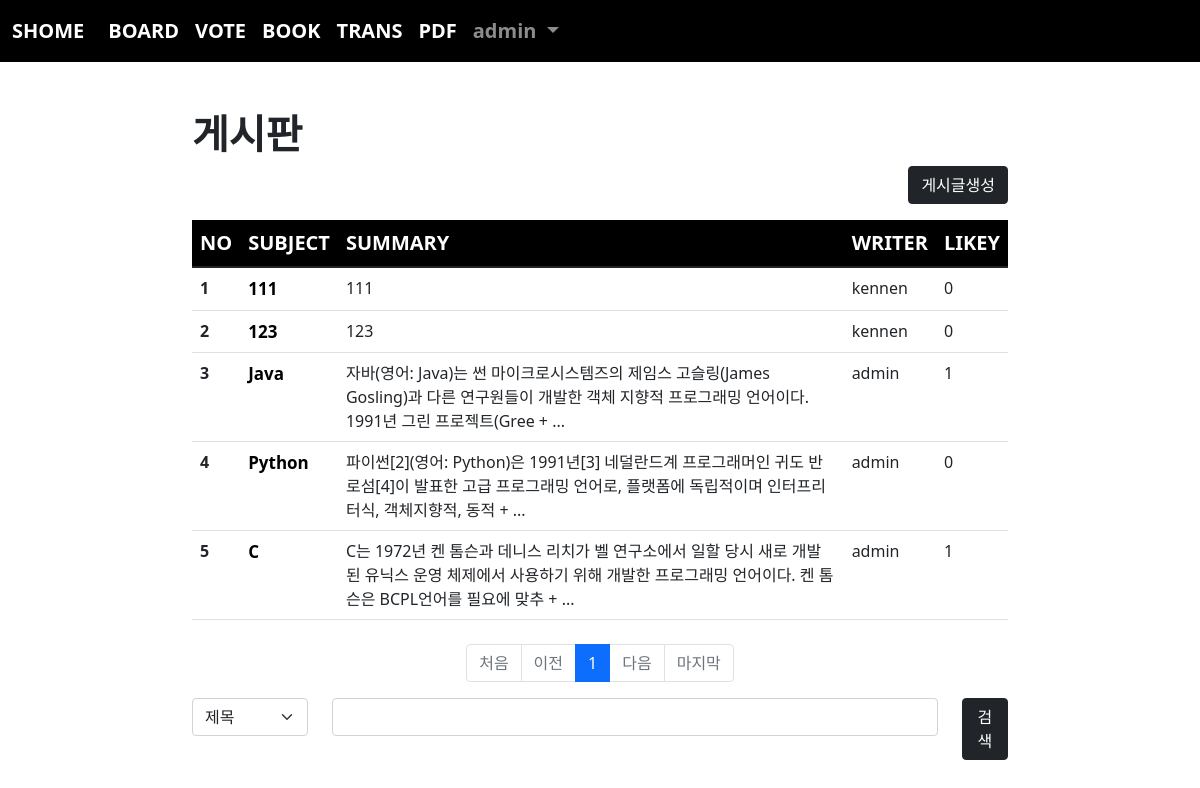
Page /board/index/ (signed in) on the committed database.
### acc/models.py (models this page shows, shortened)
class User(AbstractUser):
    comment = models.TextField()
    point = models.IntegerField(default=0)
    age = models.IntegerField(default=0)
    pic = models.ImageField(upload_to="user/%y/%m")

### board/models.py (models this page shows, shortened)
class Board(models.Model):
    subject = models.CharField(max_length=100)
    writer = models.ForeignKey(User, on_delete=models.CASCADE, related_name="writer")
    content = models.TextField()
    likey = models.ManyToManyField(User, blank=True, related_name="likey")
    pubdate = models.DateTimeField()
    def summary(self):
        if len(self.content) > 100:
            return f"{self.content[:100]} + ... "
        return self.content

### board/views.py (the view)
# urls.py: path('index/', views.index, name="index"),
def index(request):
    pg = request.GET.get("page", 10)
    cate = request.GET.get("cate", "")
    kw = request.GET.get("kw", "")
    if kw:
        if cate == "sub":
            b = Board.objects.filter(subject__startswith=kw)
        elif cate == "wri":
            from acc.models import User
            try:
                u = User.objects.get(username=kw)
                b = Board.objects.filter(writer=u)
            except:
                b = Board.objects.none()
        elif cate == "con":
            b = Board.objects.filter(content__contains=kw)
        else:
            b = Board.objects.all()
    else:
        b = Board.objects.all()
    b = b.order_by("-pubdate")
    pag = Paginator(b, 10)
    obj = pag.get_page(pg)
    context = {
        "bset": obj,
        "cate": cate,
        "kw":kw
    }
    return render(request, "board/index.html", context)

### templates/board/index.html (shortened to what this page needs)
{% extends 'base.html' %}
{% block con %}
    <div class="container mt-5" style="width:70%">
        <h1><b>게시판</b></h1>
        <div class="text-end">
            <a href="{% url 'board:create' %}" class="btn btn-dark">게시글생성</a>
        </div>
        <table class="table mt-3 table-hover">
            <thead style="background-color: black; color:white; font-size: 20px;">
                <tr>
                    <th scope="col">NO</th>
                    <th scope="col">SUBJECT</th>
                    <th scope="col">SUMMARY</th>
                    <th scope="col">WRITER</th>
                    <th scope="col">LIKEY</th>
                </tr>
            </thead>
            <tbody>
                {% if bset %}
                    {% for i in bset %}
                        <tr>
                            <th scope="row">{{ forloop.counter }}</th>
                            <td><a class="sub" href="{% url 'board:detail' i.id %}">{{ i.subject }}</a></td>
                            <td>{{ i.summary }}</td>
                            <td>{{ i.writer.username }}</td>
                            <td>{{ i.likey.all.count }}</td>
                        </tr>
                    {% endfor %}
                {% endif %}
            </tbody>
        </table>
        <nav aria-label="Page navigation example" class="mt-4">
            <ul class="pagination justify-content-center">
                {% if bset.has_previous %}
                    <li class="page-item"><a class="page-link" href="{% url 'board:index' %}?page=1&cate={{cate}}&kw={{kw}}">처음</a></li>
                    <li class="page-item"><a class="page-link" href="{% url 'board:index' %}?page={{ bset.previous_page_number }}&cate={{cate}}&kw={{kw}}">이전</a></li>
                {% else %}
                    <li class="page-item disabled"><a class="page-link">처음</a></li>
                    <li class="page-item disabled"><a class="page-link">이전</a></li>
                {% endif %}
                {% for i in bset.paginator.page_range %}
                    {% if i >= bset.number|add:-5 and bset.number|add:4 >= i %}
                        <li class="page-item {% if bset.number == i %}active{% endif %}"><a class="page-link" href="{% url 'board:index' %}?page={{i}}&cate={{cate}}&kw={{kw}}">{{i}}</a></li>
                    {% endif %}
                {% endfor %}
                {% if bset.has_next %}
                    <li class="page-item"><a class="page-link" href="{% url 'board:index' %}?page={{ bset.next_page_number }}&cate={{cate}}&kw={{kw}}">다음</a></li>
                    <li class="page-item"><a class="page-link" href="{% url 'board:index' %}?page={{ bset.paginator.num_pages }}&cate={{cate}}&kw={{kw}}">마지막</a></li>
                {% else %}
                    <li class="page-item disabled"><a class="page-link">다음</a></li>
                    <li class="page-item disabled"><a class="page-link">마지막</a></li>
                {% endif %}
            </ul>
        </nav>
        <form>
            <div class="row mt-3 mb-5">
                <div class="col-lg-2">
                    <select class="form-select" name="cate" aria-label="Default select example">
                        <option value="sub" {% if cate == 'sub' %}selected{% endif %}>제목</option>
                    </select>
                </div>
                <div class="col-lg-9">
                    <input type="text" value="{{kw}}" name="kw" class="form-control">
                </div>
                <div class="col-lg-1">
                    <button class="btn btn-dark">검색</button>
                </div>
            </div>
        </form>
    </div>
{% endblock %}

### templates/base.html (shortened to what this page needs)
<!doctype html>
<html lang="en">
    <head>
        <link href="https://cdn.jsdelivr.net/npm/bootstrap@5.1.3/dist/css/bootstrap.min.css" rel="stylesheet">
    </head>
    <body>
        {% if user.is_authenticated %}
            <nav class="navbar navbar-expand-lg navbar-dark" style="background-color: rgb(0, 0, 0); font-size: 20px; font-weight: bold;">
                <div class="container-fluid">
                    <a class="navbar-brand" href="{% url 'acc:index' %}">SHOME</a>
                    <div class="collapse navbar-collapse" id="navbarSupportedContent">
                        <ul class="navbar-nav me-auto mb-2 mb-lg-0">
                            <li class="nav-item">
                                <a class="nav-link active" aria-current="page" href="{% url 'board:index' %}">BOARD</a>
                            </li>
                            <li class="nav-item">
                                <a class="nav-link active" aria-current="page" href="{% url 'vote:index' %}">VOTE</a>
                            </li>
                            <li class="nav-item">
                                <a class="nav-link active" aria-current="page" href="{% url 'book:index' %}">BOOK</a>
                            </li>
                            <li class="nav-item">
                                <a class="nav-link active" aria-current="page" href="{% url 'trans:index' %}">TRANS</a>
                            </li>
                            <li class="nav-item">
                                <a class="nav-link active" aria-current="page" href="{% url 'pdfread:index' %}">PDF</a>
                            </li>
                            <li class="nav-item dropdown">
                                <a class="nav-link dropdown-toggle" href="#" id="navbarDropdown" role="button" data-bs-toggle="dropdown" aria-expanded="false">
                                    {{ user }}
                                </a>
                            </li>
                        </ul>
                    </div>
                </div>
            </nav>
        {% endif %}
        {% if user.is_authenticated %}
            {% block con %}
            {% endblock %}
        {% endif %}
    </body>
</html>

### templates/board/index.html (style rules this page uses)
a.sub { text-decoration: none; color:black; font-weight: bold; font-size: 17px; }

### rows in the picture
User: username "admin"
Board: subject "111", summary "111", writer.username "kennen", likey.all.count "0"
Board: subject "123", summary "123", writer.username "kennen", likey.all.count "0"
Board: subject "Java", summary "자바(영어: Java)는 썬 마이크로시스템즈의 제임스 고슬링(James Gosling)과 다른 연구원들이 개발한 객체 지향적 프로그래밍 언어이다. 1991년 그린 프로젝트(Gree + ...", writer.username "admin", likey.all.count "1"
Board: subject "Python", summary "파이썬[2](영어: Python)은 1991년[3] 네덜란드계 프로그래머인 귀도 반 로섬[4]이 발표한 고급 프로그래밍 언어로, 플랫폼에 독립적이며 인터프리터식, 객체지향적, 동적 + ...", writer.username "admin", likey.all.count "0"
Board: subject "C", summary "C는 1972년 켄 톰슨과 데니스 리치가 벨 연구소에서 일할 당시 새로 개발된 유닉스 운영 체제에서 사용하기 위해 개발한 프로그래밍 언어이다. 켄 톰슨은 BCPL언어를 필요에 맞추 + ...", writer.username "admin", likey.all.count "1"

### other values in the picture
{{ i }} "1"
